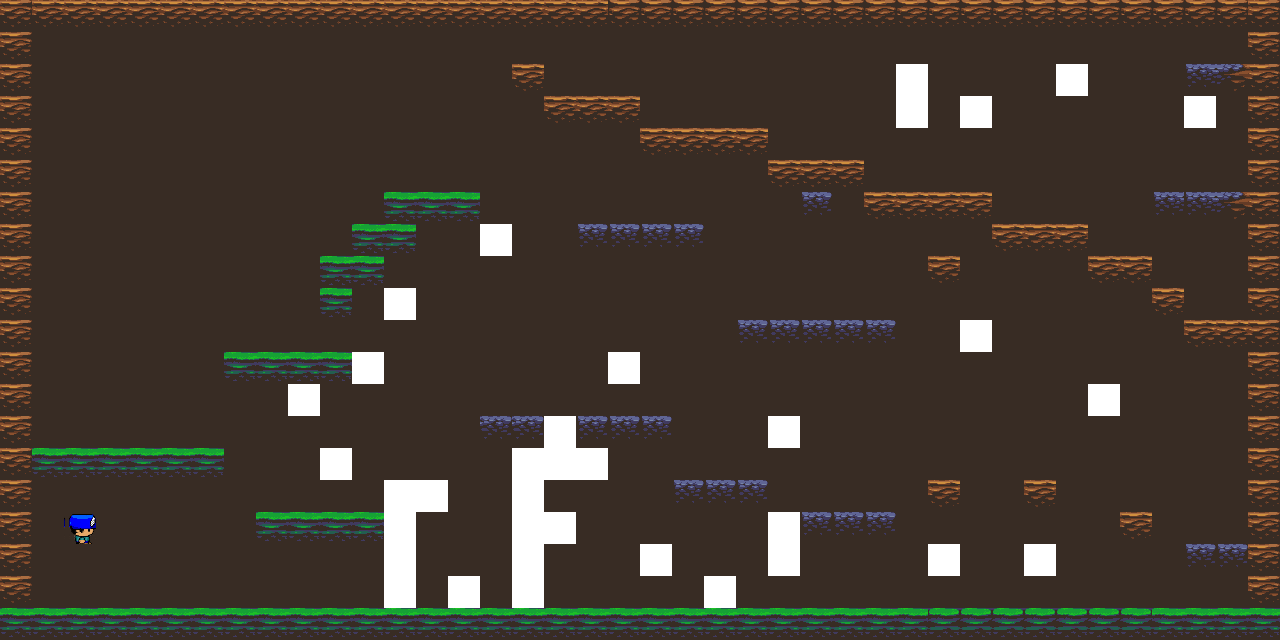

Tiled map render using the project's own tile images. Description and the map definition, with tile-layer contents summarised, below:
An orthogonal 40x20 tile map with 32x32 px tiles, 4 tile layers (Background, Enviroment, Entities, Decoration), 2 tilesets and 6 objects.

<map version="1.0" orientation="orthogonal" renderorder="right-down" width="40" height="20" tilewidth="32" tileheight="32" nextobjectid="31">
 <tileset firstgid="1" name="DirtTile" tilewidth="32" tileheight="32" tilecount="36" columns="9">
  <image source="../tileset/terrain_tileset.png" width="288" height="128" />
  <tile id="6">
   <properties>
    <property name="type" value="goal" />
   </properties>
  </tile>
 </tileset>
 <tileset firstgid="37" name="Player" tilewidth="32" tileheight="32" tilecount="8" columns="4">
  <image source="../sprites/player.png" width="128" height="64" />
  <tile id="0">
   <properties>
    <property name="type" value="player" />
   </properties>
  </tile>
  <tile id="1">
   <properties>
    <property name="type" value="player" />
   </properties>
  </tile>
 </tileset>
 <layer name="Background" width="40" height="20">
  <data>[800 cells, 800 non-empty, 1 distinct tile ids]</data>
 </layer>
 <layer name="Enviroment" width="40" height="20">
  <data>[800 cells, 195 non-empty, 9 distinct tile ids]</data>
 </layer>
 <layer name="Entities" width="40" height="20">
  <data>[800 cells, 36 non-empty, 2 distinct tile ids]</data>
 </layer>
 <layer name="Decoration" width="40" height="20">
  <data>[800 cells, 0 non-empty, 0 distinct tile ids]</data>
 </layer>
 <objectgroup name="Coins">
  <object id="12" x="458" y="176">
   <ellipse />
  </object>
  <object id="13" x="404" y="177">
   <ellipse />
  </object>
  <object id="15" x="284" y="332">
   <ellipse />
  </object>
  <object id="16" x="111" y="431">
   <ellipse />
  </object>
  <object id="17" x="505" y="395">
   <ellipse />
  </object>
  <object id="18" x="312" y="494">
   <ellipse />
  </object>
 </objectgroup>
</map>
